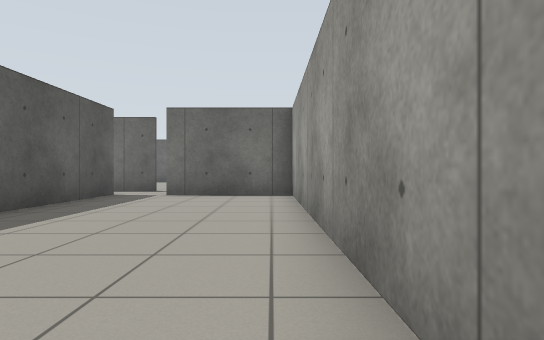
view 1 (above)

15 first-person views from a walk through a robot-simulator world made for Gazebo. The camera is 0.72 m above the floor, looks level and sees 75° across. The floor is counted in squares, 1 m on a side. Each view is taken from the middle of a square. On the plan, view 1 faces up. The plan holds only what a view shows up to about 11 squares ahead; the rest is blank.

view 2
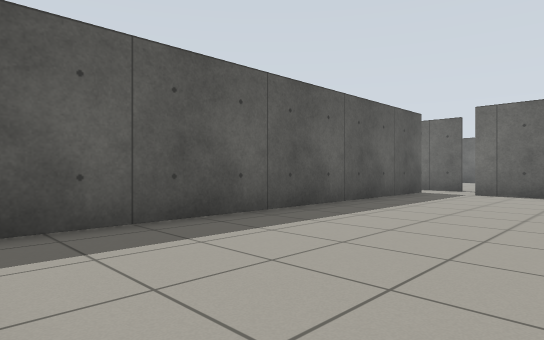

view 3
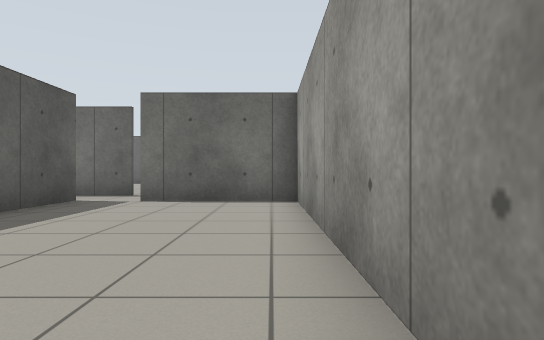

view 4
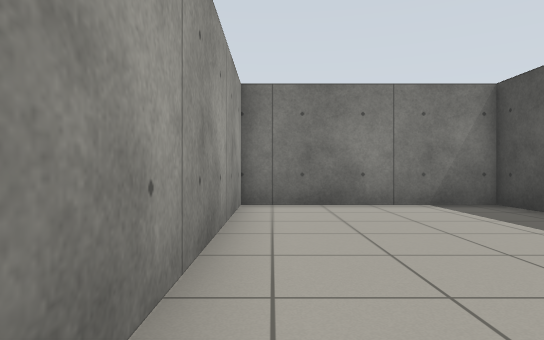

view 5
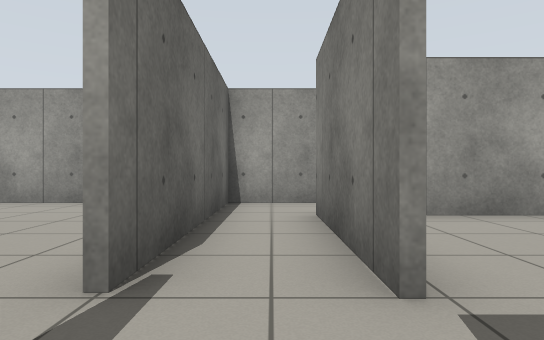

view 6
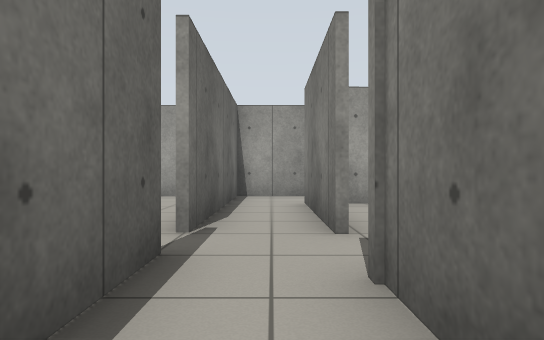

view 7
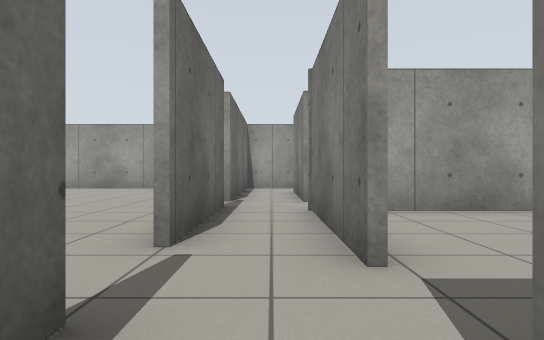

view 8
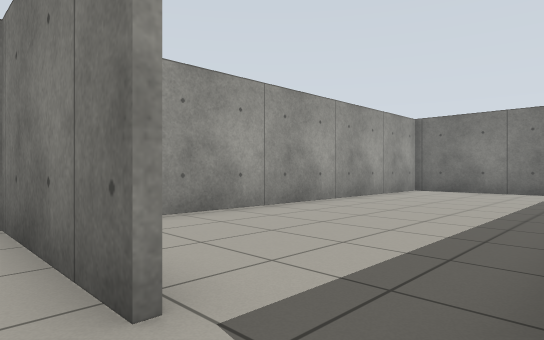

view 9
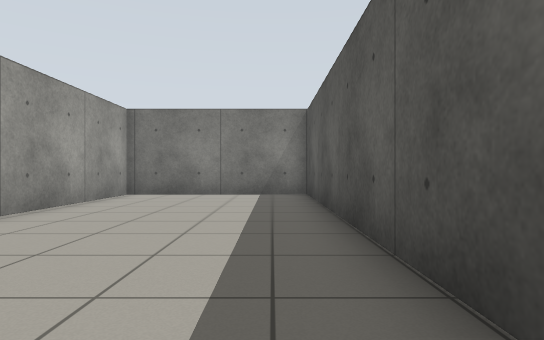

view 10
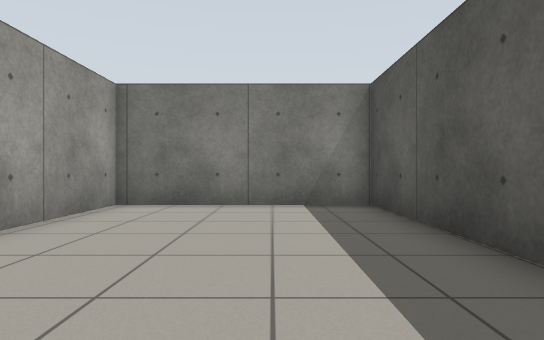

view 11
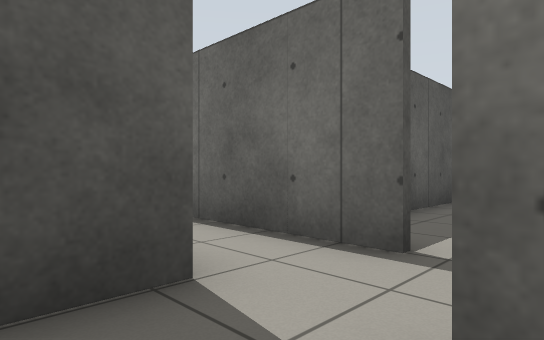

view 12
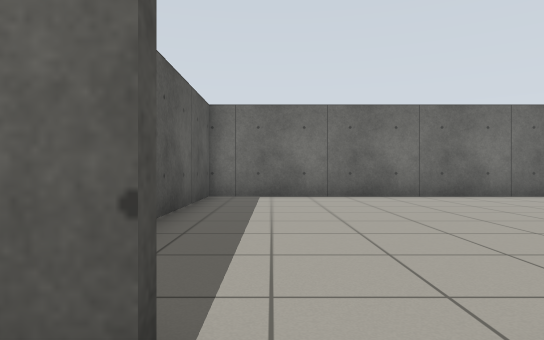

view 13
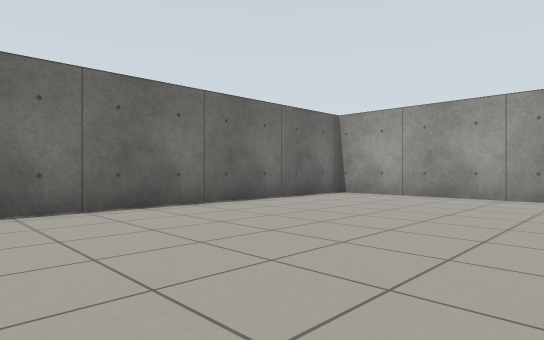

view 14
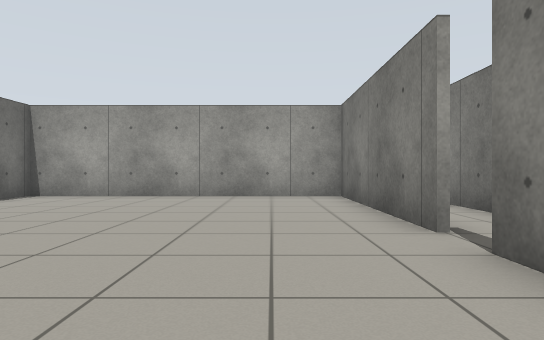

view 15
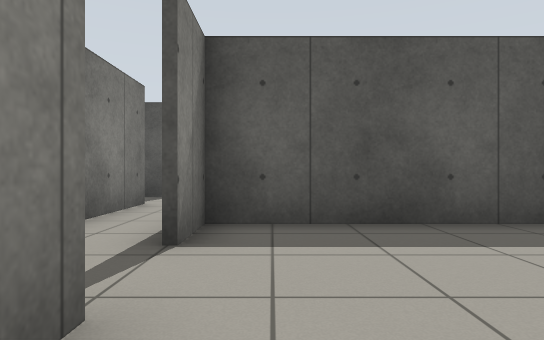

### Floor plan
Points are (right, up) in squares from view 1. A wall is a line through its corners. A room is listed if a view was taken in it or the views show most of it. See-through windows are left out.
Room 1 (views 1, 2, 3, 4)
walls: (-5.1, -1.3) (0.6, -1.3) (0.6, 10.1) (-3, 10.1); (-4.6, 10.3) (-4.6, -1.4)
ways out: opening at (-4, 10) to room 2
Room 2 (views 5, 6, 7, 8, 12)
walls: (-3.1, 10.3) (0.8, 10.3); (-3.9, 12) (-7.8, 12); (-8.4, 10.3) (-4.6, 10.3); (2.7, 10) (2.7, 12); (2.8, 12) (-3, 12); (-9.2, 12) (-12.8, 12); (-13.6, 10.3) (-10, 10.3)
ways out: opening at (-4, 10) to room 1; opening at (-9, 10) to room 3; opening at (-8.5, 12) to room 4; gap at (-3.5, 12) to room 4; opening at (-14, 10)
Room 3 (views 9, 10, 11)
walls: (-10, 7.8) (-10, -1.3) (-5.1, -1.3); (-4.8, -1.4) (-4.8, 9); (-10, 10.3) (-10, 9.3)
ways out: opening at (-9, 10) to room 2
Room 4 (views 13, 14, 15)
walls: (-4.6, 12.1) (-3.9, 12.1); (-3, 12.1) (2.8, 12.1); (-7.8, 12.1) (-7.1, 12.1); (2.7, 12) (2.7, 20.6) (-10.7, 20.6) (-10.7, 12.1) (-9.4, 12.1)
ways out: opening at (-8.5, 12) to room 2; gap at (-3.5, 12) to room 2

Positions as (right, up) in squares from view 1, and headings:
1: (0, 0), facing up
2: (0, -1), facing up-left
3: (0, 2), facing up
4: (0, 6), facing down
5: (-5, 11), facing right
6: (-7, 11), facing right
7: (-11, 11), facing right
8: (-10, 11), facing down-right
9: (-9, 9), facing down
10: (-8, 6), facing down
11: (-8, 9), facing up-left
12: (-9, 11), facing up
13: (-7, 14), facing up-right
14: (-7, 14), facing right
15: (-6, 13), facing left
